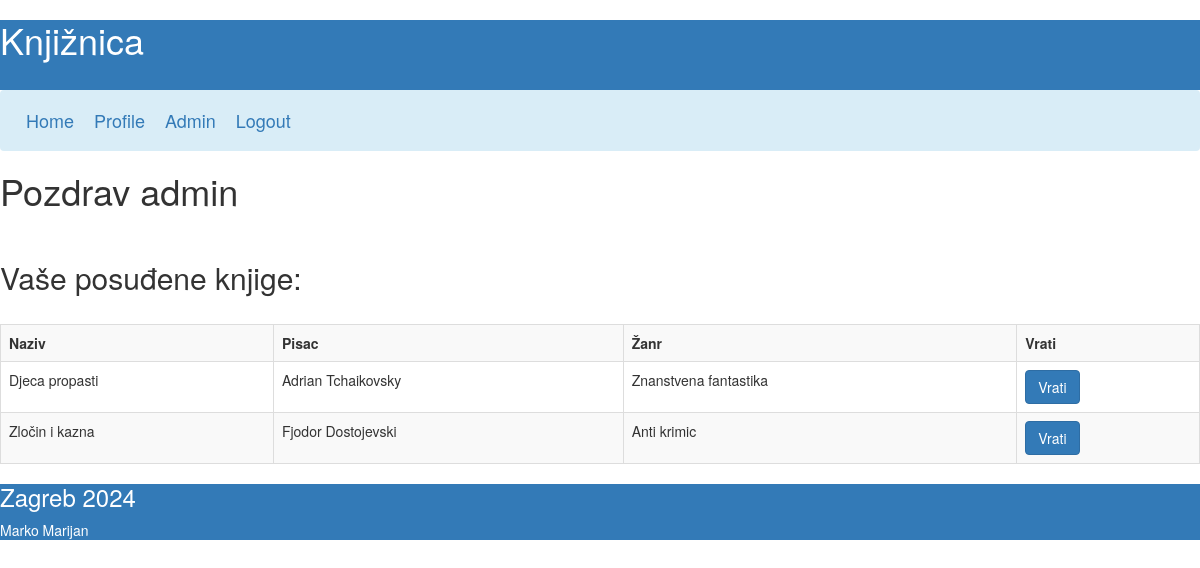
The page /knjiznica_php/profile.php (signed in) on the database its author committed.
### tables this page shows
CREATE TABLE `books` (
  `id` int(11) NOT NULL,
  `name` varchar(255) NOT NULL,
  `writer` varchar(50) NOT NULL,
  `genre` varchar(100) NOT NULL,
  `amount` int(11) NOT NULL
);

### knjiznica_php/listUsersBooks.php (the view, shortened to what this page needs)
<?php
$username = htmlspecialchars($_SESSION['username']);
$con=mysqli_connect("localhost", "root","","knjiznica");
$query = "SELECT books.id, books.name, books.writer, books.genre
          FROM books
          INNER JOIN user_books ON books.id = user_books.book_id
          INNER JOIN users ON user_books.user_id = users.id
          WHERE users.username = '$username';";
$result = mysqli_query($con,$query);
while($row = mysqli_fetch_array($result)) {
    echo "<tr>";
    echo "<td>" . $row['name'] . "</td>";
    echo "<td>" . $row['writer'] . "</td>";
    echo "<td>" . $row['genre'] . "</td>";
    echo "<td><a href='returnBook.php?book_id=" . $row['id'] . "'> <button class=\"btn btn-primary\" type=\"submit\">Vrati</button></a></td>";
    echo "</tr>";
}
?>

### rows shown on the page
books: name "Djeca propasti", writer "Adrian Tchaikovsky", genre "Znanstvena fantastika"
books: name "Zločin i kazna", writer "Fjodor Dostojevski", genre "Anti krimic"

### other values the page prints
$username "admin"
